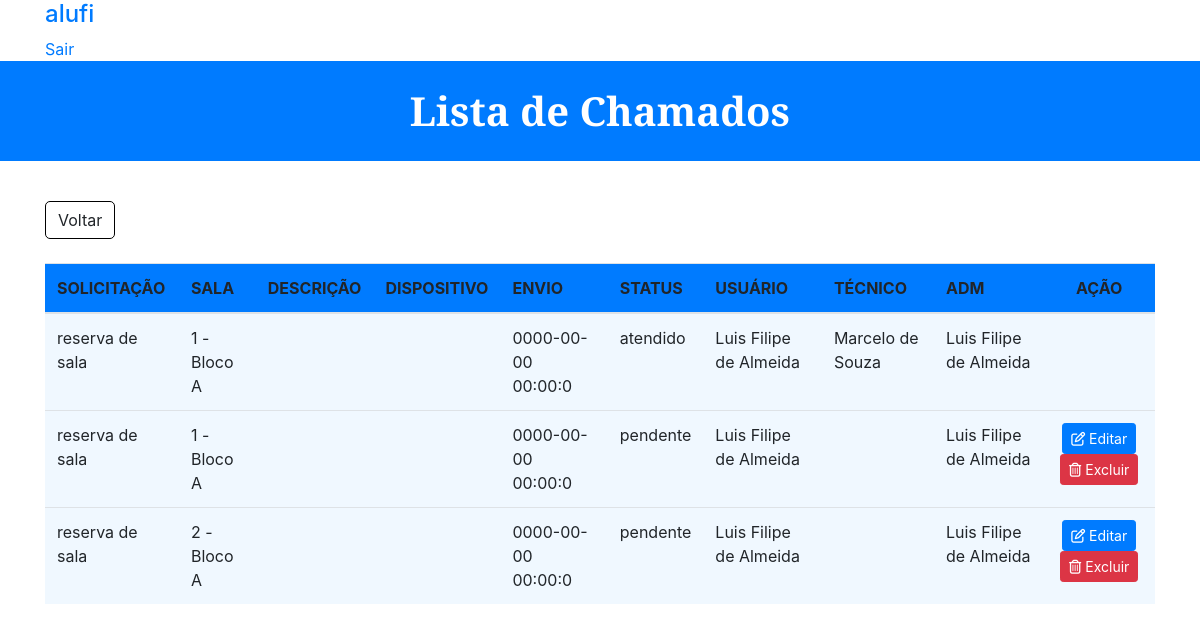
The page /Chamado/minhas_solicitacoes.php (signed in) on the database its author committed.
### tables this page shows
CREATE TABLE `tb_chamados` (
  `id_chamado` int(3) NOT NULL,
  `tipo_problema` varchar(75) NOT NULL,
  `descricao` varchar(300) NOT NULL,
  `status` varchar(10) NOT NULL DEFAULT 'pendente',
  `sala` varchar(45) DEFAULT NULL,
  `iditem` varchar(5) DEFAULT NULL,
  `data_envio` varchar(18) DEFAULT NULL,
  `iduser` varchar(50) DEFAULT NULL,
  `idtec` varchar(50) DEFAULT NULL,
  `iduser_adm` varchar(50) DEFAULT NULL
);

### Chamado/minhas_solicitacoes.php (the view, shortened to what this page needs)
<?php
include 'conexao.php';
?>
<!DOCTYPE html>
<html>
<head>
	<link rel="stylesheet" href="https://stackpath.bootstrapcdn.com/bootstrap/4.4.1/css/bootstrap.min.css">
</head>
<body>
	<div class="container">
		<h4 style="color: #007bff;"><?php echo $_SESSION['login'];?></h4>
		<a style="color: #007bff;" id="formLogin" href="logout.php">Sair</a>
	</div>
	<h1 id="formTitulo" style="background-color: #007bff;">Lista de Chamados</h1>
	<div class="container" style="margin-top: 40px">
		<div style="text-align: left;">
		 		<a href="menu.php" role="button" class="btn" style="border-radius: 1px; border-color: black; border-radius: 5px;">Voltar</a>
		</div>
		<br>
		<table class="table">
		  <thead style="background-color: #007bff;">
		    <tr>
		      <th scope="col">SOLICITAÇÃO</th>
		      <th scope="col">SALA</th>
		      <th scope="col">DESCRIÇÃO</th>
		      <th scope="col">DISPOSITIVO</th>
		      <th scope="col">ENVIO</th>
		      <th scope="col">STATUS</th>
		      <th scope="col">USUÁRIO</th>
		      <th scope="col">TÉCNICO</th>
		      <th scope="col">ADM</th>
		      <th scope="col"><center>AÇÃO</center></th>
		    </tr>
		  </thead>
		  <tbody>
		    	<?php
		    		$login = $_SESSION['login'];
					$sql = "SELECT * FROM `tb_usuario` WHERE login = '$login'";
			    	$busca1 			= 	mysqli_query($conexao,$sql);
			    	$array1 			= 	mysqli_fetch_array($busca1);
			    	$nome_user 			=	$array1['nome_user'];
		    		$sql = "SELECT * FROM `tb_chamados` WHERE iduser = '$nome_user'";
		    		$busca = mysqli_query($conexao,$sql);
		    		while ($array = mysqli_fetch_array($busca)) {
		    			$id 			=	$array['id_chamado'];
		    			$tipo_problema	=	$array['tipo_problema'];
		    			$sala 			=	$array['sala'];
		    			$descricao		=	$array['descricao'];
		   				$iditem 		=	$array['iditem'];
		   				$data_envio		=	$array['data_envio'];
		    			$status 		=	$array['status'];
		   				$iduser 		=	$array['iduser'];
		   				$idtec 			=	$array['idtec'];
		   				$iduser_adm		=	$array['iduser_adm'];
		    		?>
					<tr>
		      		<td style="background-color: #F0F8FF;"><?php echo $tipo_problema 		?></td>
		      		<td style="background-color: #F0F8FF;"><?php echo $sala 	 			?></td>
		      		<td style="background-color: #F0F8FF;"><?php echo $descricao 			?></td>
		      		<td style="background-color: #F0F8FF;"><?php echo $iditem 				?></td>
		      		<td style="background-color: #F0F8FF;"><?php echo $data_envio 			?></td>
		      		<td style="background-color: #F0F8FF;"><?php echo $status 				?></td>
		      		<td style="background-color: #F0F8FF;"><?php echo $iduser 				?></td>
		      		<td style="background-color: #F0F8FF;"><?php echo $idtec 				?></td>
		      		<td style="background-color: #F0F8FF;"><?php echo $iduser_adm			?></td>
		   			<?php if ($status == 'pendente') { ?>
		      		<td style="background-color: #F0F8FF;"><center>
		      			<a class="btn btn-primary btn-sm" href="editar_solicitacao_usuario.php?id=<?php echo $id ?>" role="button"><i class="far fa-edit"></i>&nbsp;Editar</a>
		      			<a class="btn btn-danger btn-sm" style="color:#fff" href="_deletar_solicitacao_usuario.php?id=<?php echo $id ?>" role="button"><i class="far fa-trash-alt"></i>&nbsp;Excluir</a>
		      		</center></td>
		   				<?php } ?>
		   				<?php if ($status == 'atendido') { ?>
		      				<td style="background-color: #F0F8FF;"></td>
		   				<?php } ?>
		      	<?php } ?>
		    </tr>
		  </tbody>
		</table>
	</div>
</body>
</html>

### Chamado/minhas_solicitacoes.php (style rules this page uses)
#formTitulo { margin-top: 0px; background-color: #ffc107; color: #ffffff; align-items: center; justify-content: center; border-radius: 0px; font-weight: bold; font-family: 'Libre Baskerville', serif; height: 100px; display: flex; }

### rows shown on the page
tb_chamados: tipo_problema "reserva de sala", sala "1 - Bloco A", data_envio "0000-00-00 00:00:0", status "atendido", iduser "Luis Filipe de Almeida", idtec "Marcelo de Souza", iduser_adm "Luis Filipe de Almeida"
tb_chamados: tipo_problema "reserva de sala", sala "1 - Bloco A", data_envio "0000-00-00 00:00:0", status "pendente", iduser "Luis Filipe de Almeida", iduser_adm "Luis Filipe de Almeida"
tb_chamados: tipo_problema "reserva de sala", sala "2 - Bloco A", data_envio "0000-00-00 00:00:0", status "pendente", iduser "Luis Filipe de Almeida", iduser_adm "Luis Filipe de Almeida"

### other values the page prints
$_SESSION['login'] "alufi"
